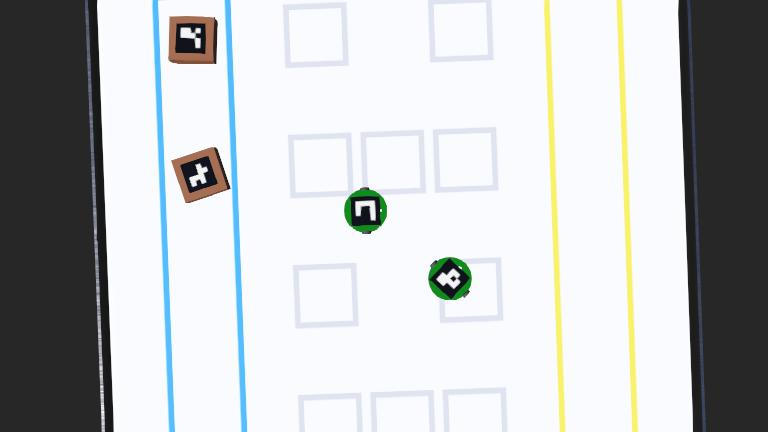
#> input picture worlds/.NTO_v1.jpg, 768 x 432 px
$ python -i camera_controller.py   (imports and definitions only)   (older library calls are emulated)
#> lines starting #> are read from the running program, lines starting #| are printed output that depends on the picture
#> further down, picture is the input picture: shape (432, 768, 3); mean B, G, R 195.4, 194.1, 191.7
#=====================================#
#         CAMERA CONTROLLER           #
#=====================================#
# Estimated Time: 28 sim min          #
#=====================================#
# Can be improved:                    #
# 1. Replacing GRM+BFS with PRM+A*    #
# 2. Add pathfinding for ArUco-marker #
#=====================================#
#        Team "План Б -которого нет-" #
#               Хакатон НТО ИРС, 2025 #
#=====================================#


from controller import Robot, Camera
import numpy as np
import numpy.typing as npt
from typing import Tuple
import cv2
import socket
import threading
from collections import deque
import pickle

CPREFIX = "CAM"

aruco_dict = cv2.aruco.getPredefinedDictionary(cv2.aruco.DICT_4X4_50)

MARKER_SIZE = 0.1
MARKER_IMGK = 4
H = 2
S = 2
ROBOT_H = 0.008
MARKER_H = 0.1
ROBOTS_IDS = {9:1, 10:2}
EPSILONK = 10**(-10)#0.00001
EPSILONC = 0.008

MARKER_DST = 15
ROBOT_R = 25
ROBOT_ERR = 25
MARKER_COLLISION_DST = 35
gridRoadmapStep = 10

ROBOT2_POS = (round(0+ROBOT_R), round(640-ROBOT_R))

HOST = "127.0.0.1"
ROTO_1_PORT = 27001
ROTO_2_PORT = 27002


# [28 lines left out: functions estimatePoseSingleMarkers, get3DMarkerCorners, not called in this run]

def get_lab_img(frame):
    lab = cv2.cvtColor(frame, cv2.COLOR_BGR2LAB)
#> lab: shape (432, 768, 3); mean of channels 0, 1, 2 195.1, 127.5, 127.2
    l_channel, a, b = cv2.split(lab)
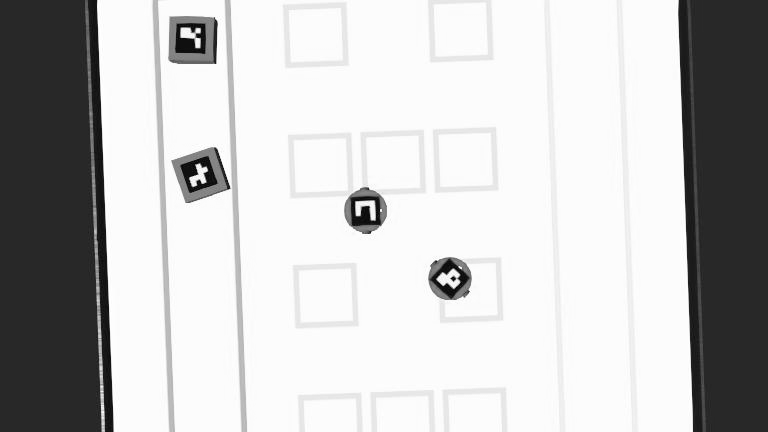
#> l_channel: shape (432, 768); min 0, max 255, mean 195.1
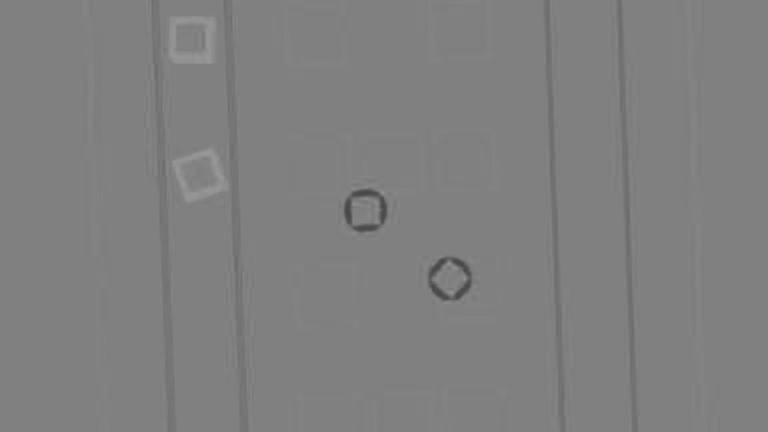
#> a: shape (432, 768); min 70, max 153, mean 127.5
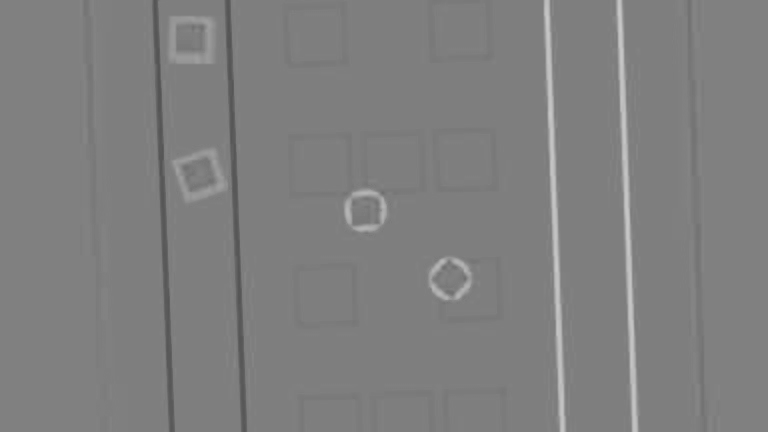
#> b: shape (432, 768); min 84, max 201, mean 127.2
    clahe = cv2.createCLAHE(clipLimit=4.0, tileGridSize=(8,8))
    cl = clahe.apply(l_channel)
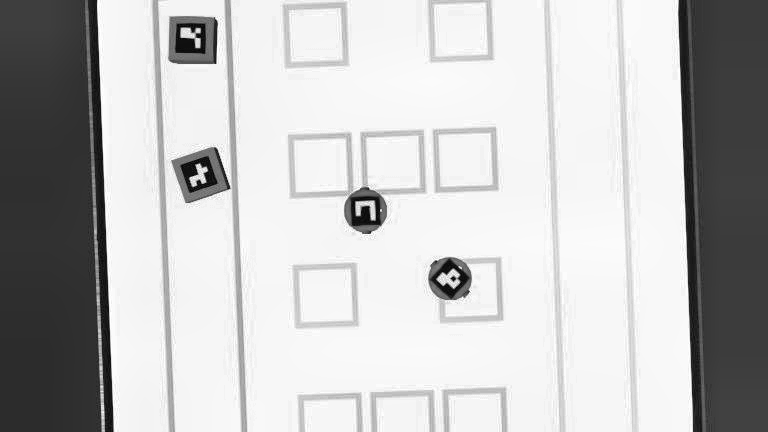
#> cl: shape (432, 768); min 1, max 255, mean 191.9
    limg = cv2.merge((cl,a,b))
#> limg: shape (432, 768, 3); mean of channels 0, 1, 2 191.9, 127.5, 127.2
    frame = cv2.cvtColor(limg, cv2.COLOR_LAB2BGR)
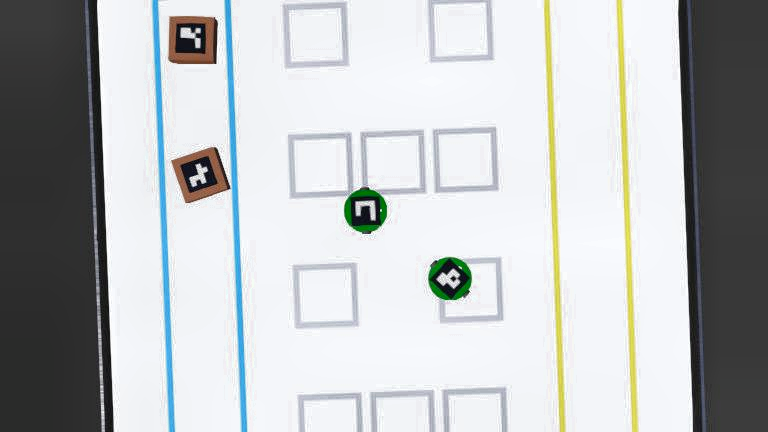
#> frame: shape (432, 768, 3); mean B, G, R 191.4, 190.2, 187.1
    return frame

# [32 lines left out: functions get_pmp, get_psp, get_pmf, get_psf, not called in this run]

def set_pos(con, x, y, th):
    con.sendall(pickle.dumps([0, x, y, th]))

def set_target(con, xt, yt):
    con.sendall(pickle.dumps([1, xt, yt]))

# [30 lines left out: functions uFindContours, get_mask, not called in this run]


def hsv2int(h, s, v):
    return h / 360 * 179, s / 100 * 255, v / 100 * 255

def int2hsv(h, s, v):
    return h / 179 * 360, s / 255 * 100, v / 255 * 100

# [11 lines left out: function mass_center, not called in this run]

def distance(x1: float, y1: float, x2: float, y2: float) -> float:
    return float(((x2 - x1) ** 2 + (y2 - y1) ** 2) ** (1 / 2))

# [90 lines left out: functions get_map_mask, bfs, nearest_vertex, invert_path, nbfs, get_roadmap and 1 more, not called in this run]

#with open('param.txt') as f:
#    K = eval(f.readline())
#    D = eval(f.readline())

K=np.array([[640, 0.0, 320], [0.0, 640, 320], [0.0, 0.0, 1.0]])
D=np.array([[0.0], [0.0], [0.0], [0.0]])
# [4 lines not run here, left out]

parameters = cv2.aruco.DetectorParameters()
parameters.cornerRefinementWinSize = 0

detector = cv2.aruco.ArucoDetector(aruco_dict, parameters)


# [1 line that did not run here, left out]
# [1 line not run here, left out]
# [1 line that did not run here, left out]
# [1 line not run here, left out]
# [1 line that did not run here, left out]

# [1 line that did not run here, left out]
# [1 line that did not run here, left out]

# [1 line that did not run here, left out]
# [1 line not run here, left out]

markers = {}
robots = {}

storage_mask = np.array([])
storages = {}
inp_mask = np.array([])
out_mask = np.array([])

captured_markers = {}
is_sorted = False
target_1, target_2 = (0, 0), (0, 0)

# [197 lines not run here, left out]

>>> import cv2
>>> picture = cv2.imread('../../worlds/.NTO_v1.jpg')
>>> result = get_lab_img(picture)

$ run again, on worlds/NTO_back.jpg
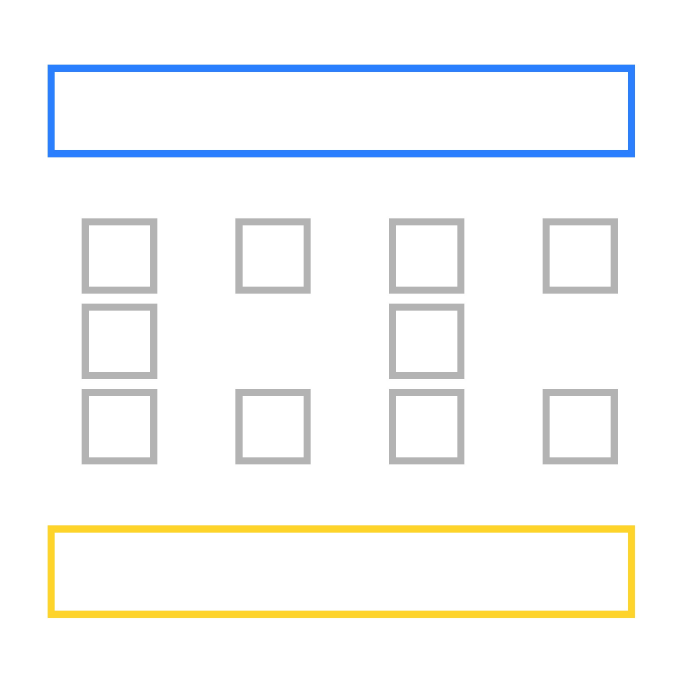
#> input picture worlds/NTO_back.jpg, 2048 x 2048 px (shown at 1/3 size)
#> picture is the input picture: shape (2048, 2048, 3); mean B, G, R 247.3, 248.3, 247.3
#> lab: shape (2048, 2048, 3); mean of channels 0, 1, 2 249, 128.4, 128.3
#> in get_lab_img, `l_channel, a, b = cv2.split(lab)`:
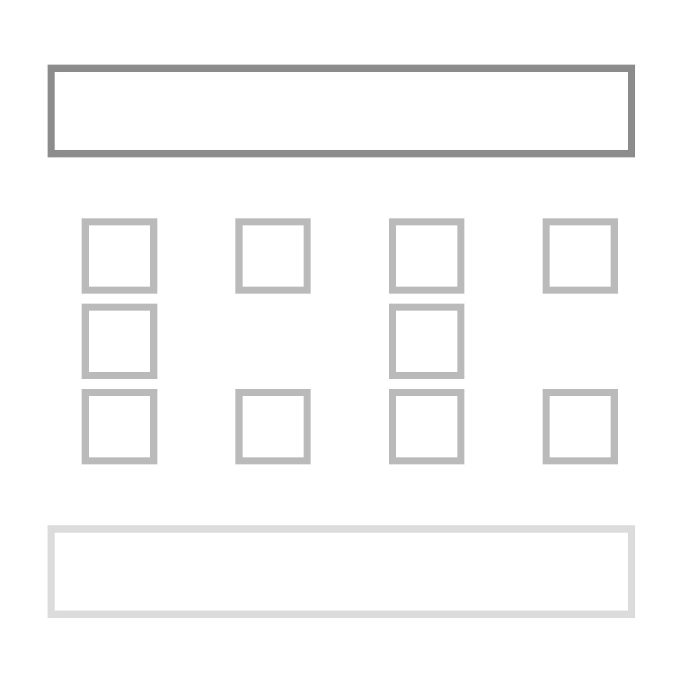
#> l_channel: shape (2048, 2048) (shown at 1/3 size); min 126, max 255, mean 249
#> in get_lab_img, `l_channel, a, b = cv2.split(lab)`:
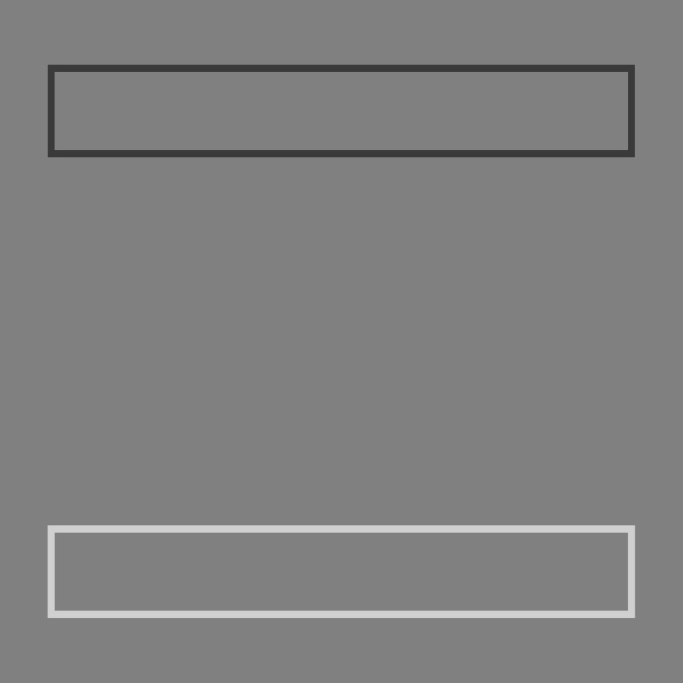
#> b: shape (2048, 2048) (shown at 1/3 size); min 54, max 212, mean 128.3
#> limg: shape (2048, 2048, 3); mean of channels 0, 1, 2 248.6, 128.4, 128.3
